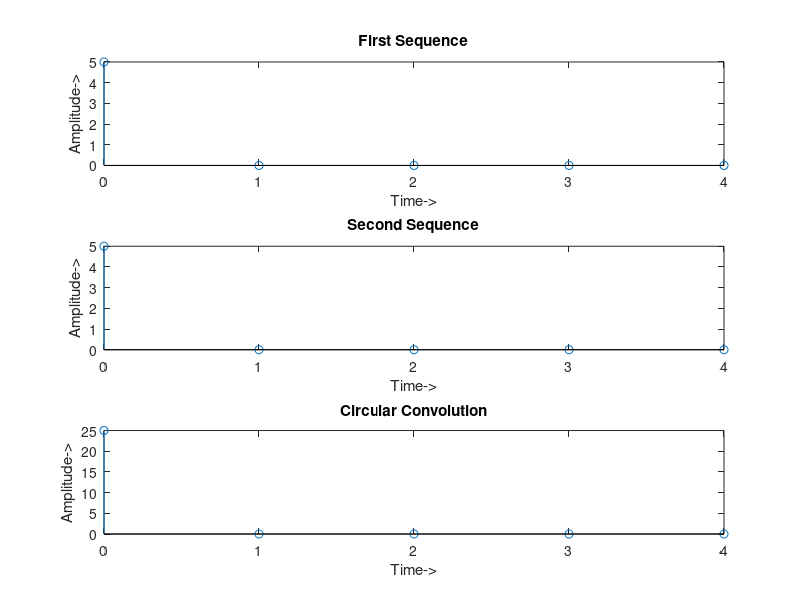

The MATLAB source for this figure:
clc; 
clear all;
close all;
x= input('Enter X[N]: '); 
h= input('Enter H[N]: '); 
N= input('Enter N: ');
l1=length(x);
l2=length(h);
x=[x zeros(1,(N-l1))]
h=[h zeros(1,(N-l2))]
for n=1:1:N
y(n)=0;
for k=1:1:N
y(n)=y(n)+x(k)*h(mod((n-k),N)+1);
end
end
disp('The Circular Convolution of the two given Sequences:');
n=0:N-1;
figure;
subplot(3,1,1);
stem(n,x);
xlabel('Time->');
ylabel('Amplitude->');
title('First Sequence');
subplot(3,1,2);
stem(n,h);
xlabel('Time->');
ylabel('Amplitude->');
title('Second Sequence');
subplot(3,1,3);
stem(n,y);
xlabel('Time->');
ylabel('Amplitude->');
title('Circular Convolution');
disp(y);
disp(n);